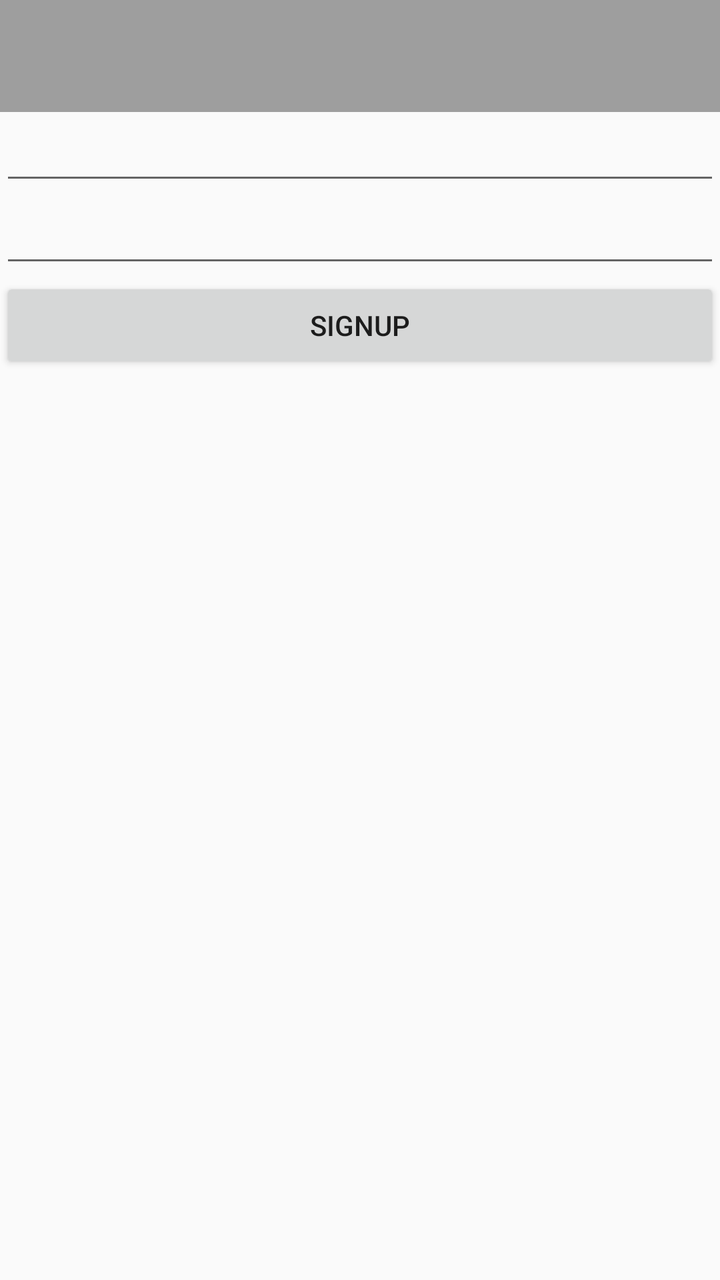
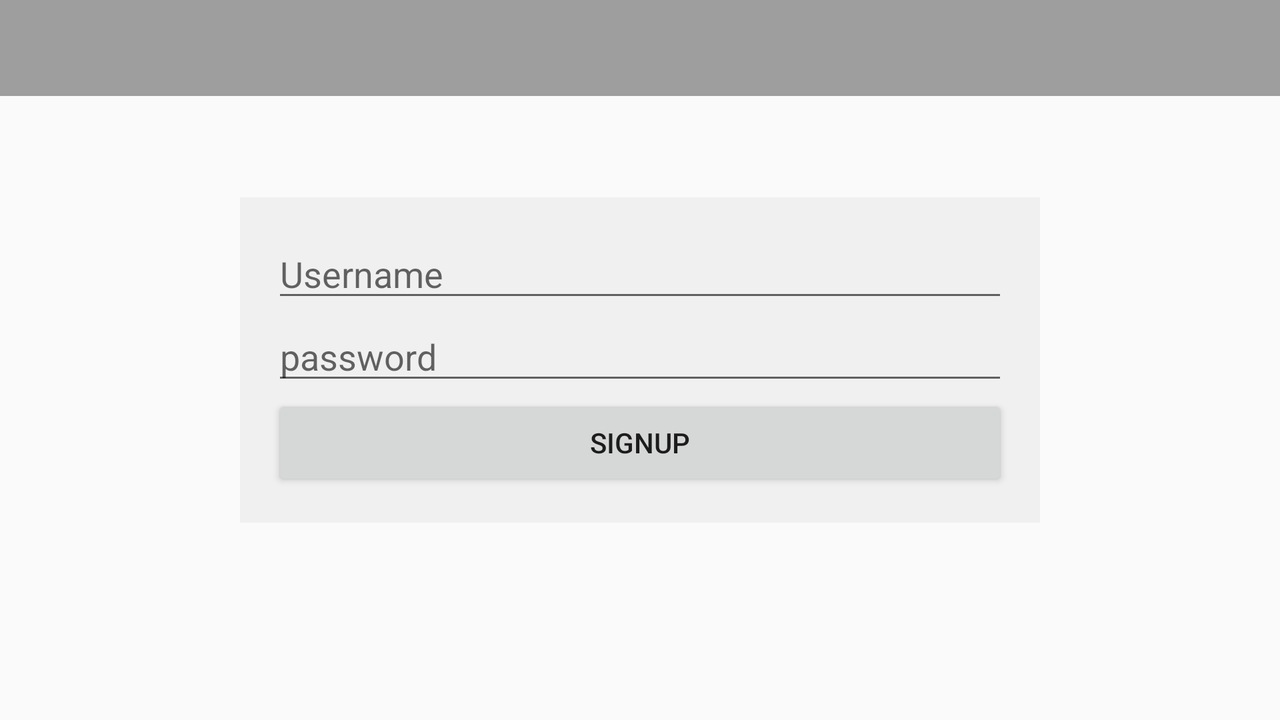

Two renders of one Android screen. The first uses the default layout on a phone; the second uses the alternative layout the repository ships for a different screen configuration, on a matching device. The two XML files are below.
<!-- AndroidManifest.xml: application theme AppTheme -->
<!-- res/layout/signup_activity.xml -->
<?xml version="1.0" encoding="utf-8"?>
<LinearLayout xmlns:android="http://schemas.android.com/apk/res/android"
    android:orientation="vertical" android:layout_width="match_parent"
    android:layout_height="match_parent">

    <include android:id="@+id/main_app_bar" layout="@layout/main_bar" />

    <EditText
        android:id="@+id/inputSignupName"
        android:layout_width="match_parent"
        android:layout_height="wrap_content" />
    <EditText
       android:id="@+id/inputSignupPassword"
        android:layout_width="match_parent"
        android:layout_height="wrap_content" />
    <Button
        android:text="@string/signup"
        android:id="@+id/btnSignup"
        android:layout_width="match_parent"
        android:layout_height="wrap_content" />
</LinearLayout>
<!-- res/layout/main_bar.xml (included above) -->
<?xml version="1.0" encoding="utf-8"?>
<android.support.v7.widget.Toolbar xmlns:android="http://schemas.android.com/apk/res/android"
    xmlns:tools="http://schemas.android.com/tools"
    xmlns:app="http://schemas.android.com/apk/res-auto"
    android:layout_width="match_parent"
    android:background="@color/primary"
    android:layout_height="wrap_content"
    app:popupTheme="@style/ThemeOverlay.AppCompat.Dark"
    app:theme="@style/ThemeOverlay.AppCompat.Light">


</android.support.v7.widget.Toolbar>
<!-- resources referenced by this layout -->
<resources>
  <item name="primary" type="color">#9E9E9E</item>
  <string name="signup">Signup</string>
  <!-- from res/values-v21/ -->
  <style name="AppTheme" parent="AppTheme.Base">
          
          <item name="android:colorPrimary">@color/primary</item>
          <item name="android:colorPrimaryDark">@color/primary_dark</item>
          <item name="android:colorAccent">@color/accent</item>
      </style>
  <style name="AppTheme.Base" parent="Theme.AppCompat.Light.NoActionBar">
          <item name="colorPrimary">@color/primary</item>
          <item name="colorPrimaryDark">@color/primary_dark</item>
          <item name="colorAccent">@color/accent</item>
      </style>
  <item name="primary_dark" type="color">#616161</item>
  <item name="accent" type="color">#FFC107</item>
</resources>
<!-- res/layout-land/signup_activity.xml (the repository's variant of the layout above) -->
<!-- drawn on the phone turned sideways -->
<?xml version="1.0" encoding="utf-8"?>
<RelativeLayout xmlns:android="http://schemas.android.com/apk/res/android"
    android:layout_width="match_parent"
    android:layout_height="match_parent"
    android:background="@drawable/splashbg">

    <include
        android:id="@+id/main_app_bar"
        layout="@layout/main_bar" />

    <RelativeLayout
        android:layout_centerInParent="true"
        android:padding="16dp"
        android:layout_width="400dp"
        android:layout_height="wrap_content"
        android:layout_marginLeft="8dp"
        android:layout_marginRight="8dp"
        android:background="@color/whitetrans">

        <EditText
            android:id="@+id/inputLoginName"
            android:layout_width="match_parent"
            android:layout_height="wrap_content"
            android:hint="@string/hintLoginName" />

        <EditText
            android:id="@+id/inputPassword"
            android:layout_width="match_parent"
            android:layout_height="wrap_content"
            android:layout_below="@id/inputLoginName"
            android:hint="@string/hintLoginPassword" />

        <Button
            android:id="@+id/btnSignup"
            android:layout_width="match_parent"
            android:layout_height="wrap_content"
            android:layout_below="@id/inputPassword"
            android:text="@string/signup" />
    </RelativeLayout>
</RelativeLayout>
<!-- resources referenced by the variant -->
<!-- as the phone turned sideways resolves them -->
<resources>
  <item name="primary" type="color">#9E9E9E</item>
  <color name="whitetrans">#cceeeeee</color>
  <!-- drawable splashbg (drawable) -->
  <?xml version="1.0" encoding="utf-8"?>
  <bitmap xmlns:android="http://schemas.android.com/apk/res/android"
      android:src="@drawable/splash"
      android:tileMode="disabled"
      android:gravity="top">
  
  </bitmap>
  <string name="hintLoginName">Username</string>
  <string name="hintLoginPassword">password</string>
  <string name="signup">Signup</string>
  <!-- from res/values-v21/ -->
  <style name="AppTheme" parent="AppTheme.Base">
          
          <item name="android:colorPrimary">@color/primary</item>
          <item name="android:colorPrimaryDark">@color/primary_dark</item>
          <item name="android:colorAccent">@color/accent</item>
      </style>
  <style name="AppTheme.Base" parent="Theme.AppCompat.Light.NoActionBar">
          <item name="colorPrimary">@color/primary</item>
          <item name="colorPrimaryDark">@color/primary_dark</item>
          <item name="colorAccent">@color/accent</item>
      </style>
  <item name="primary_dark" type="color">#616161</item>
  <item name="accent" type="color">#FFC107</item>
</resources>
